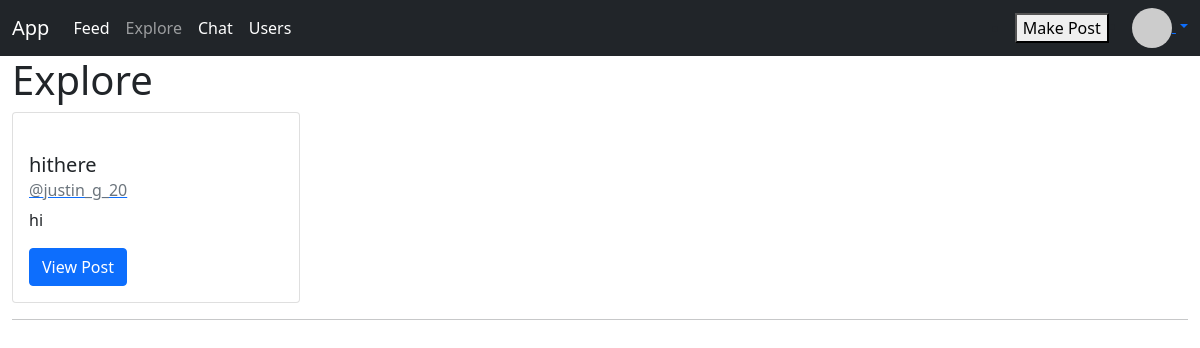
The app's page /media/explore (signed in), older data.
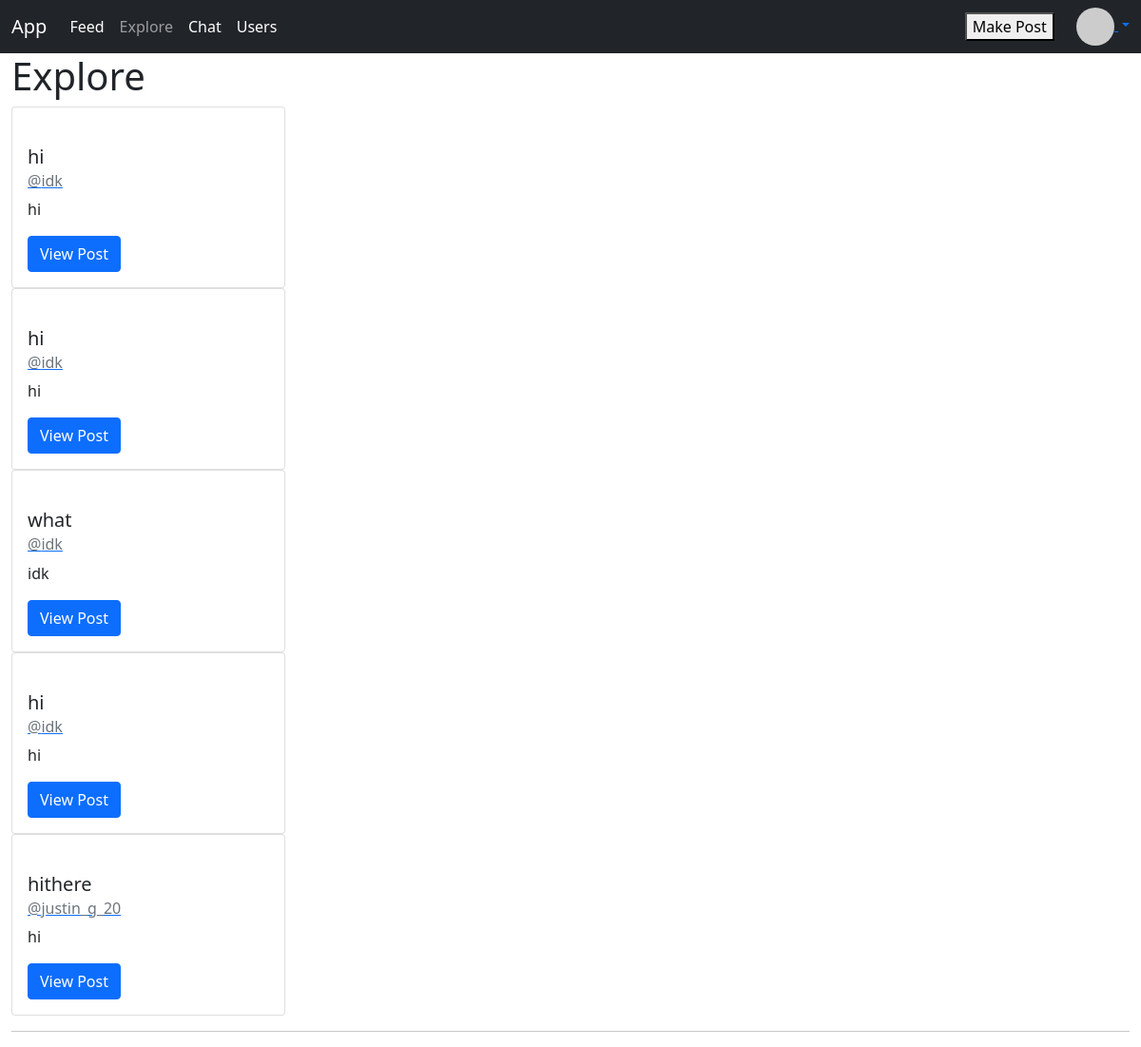
The same page, newer data.
### code.py (models this page shows, shortened)
class Post(db.Model):
    id = db.Column("id", db.Integer, primary_key=True)
    title = db.Column(db.String(100))
    body = db.Column(db.String(400))
    date = db.Column(db.String(100), index=True, default=datetime.datetime.utcnow)
    user_id = db.Column(db.Integer, db.ForeignKey("users.id"))

class users(db.Model):
    id = db.Column("id", db.Integer, primary_key=True)
    name = db.Column(db.String(100))
    email = db.Column(db.String(100))
    about_me = db.Column(db.String(400))
    password = db.Column(db.String(100))
    posts = db.relationship("Post", backref="author", lazy="dynamic")
    followed = db.relationship(
        "users",
        secondary=followers,
        primaryjoin=(followers.c.follower_id == id),
        secondaryjoin=(followers.c.followed_id == id),
        backref=db.backref("followers", lazy="dynamic"),
        lazy="dynamic",
    )
    def avatar(self):
        return (
            "https://www.gravatar.com/avatar/"
            + md5(self.email.encode()).hexdigest()
            + "?d=identicon"
        )

### media.py (the view)
@media.route("/explore", methods=["GET", "POST"])
def explore():
    if "user" not in session:
        return redirect(url_for("login"))
    page = request.args.get("page", 1, type=int)
    posts = Post.query.order_by(Post.date.desc()).paginate(page, POSTS_PER_PAGE, False)
    next_url = url_for("media.explore", page=posts.next_num) if posts.has_next else None
    prev_url = url_for("media.explore", page=posts.prev_num) if posts.has_prev else None
    return render_template(
        "explore.html",
        users=users,
        Post=Post,
        given_posts=posts.items,
        next_url=next_url,
        prev_url=prev_url,
    )

### templates/explore.html (shortened to what this page needs)
{% extends "media.html" %}
{% block content %}
    <h1>Explore</h1>
    {% for post in given_posts %}
        <div class="card" style="width: 18rem;">
            <div class="card-body">
                <h5 class="card-title">{{post.title}}</h5>
                <a href="/media/profile/{{post.author.name}}">
                    <h6 class="card-subtitle mb-2 text-muted">@{{post.author.name}}</h6>
                </a>
                <p class="card-text">{{post.body}}</p>
                <a href="/media/posts/{{post.id}}" class="btn btn-primary">View Post</a>
            </div>
        </div>
    {% endfor %}
    <hr>
{% endblock %}

Row changes from the older to the newer data that the page shows:
added Post: title "hi", author.name "idk", body "hi"
added Post: title "hi", author.name "idk", body "hi"
added Post: title "what", author.name "idk", body "idk"
added Post: title "hi", author.name "idk", body "hi"
